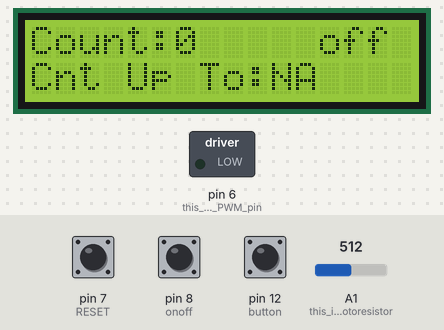
The sketch below on a simulated Arduino Uno, built with avr-gcc and run on an emulated ATmega328P. Parts: 16×2 character LCD, switched loads named in the sketch (green lamp = pin HIGH). Inputs (shaded band) come from the test bench; at power-on: pin 8 (onoff) HIGH, pin 12 (button) HIGH, A1 (this_is_the_photoresistor) = 512, pin 7 (RESET) HIGH.

Above: at 1.2 s.
1.3 s: pin 8 (onoff) pulled LOW for 0.15 s
At 1.4 s:
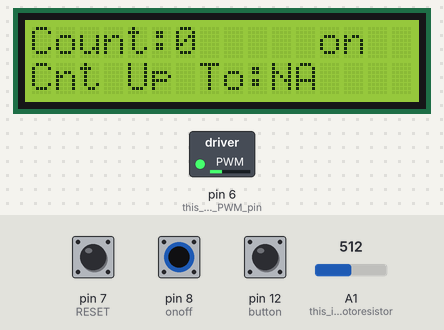
2.9 s: pin 12 (button) pulled LOW for 0.15 s
At 3.2 s:
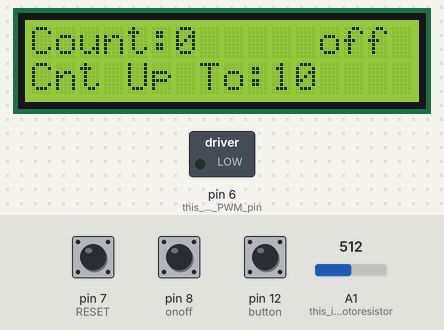
4.5 s: pin 8 (onoff) pulled LOW for 1 s
At 5.2 s:
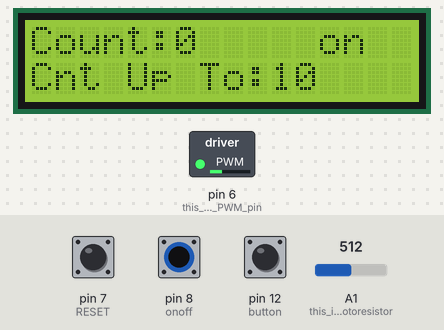
7.0 s: A1 (this_is_the_photoresistor) set to 90
At 7.4 s:
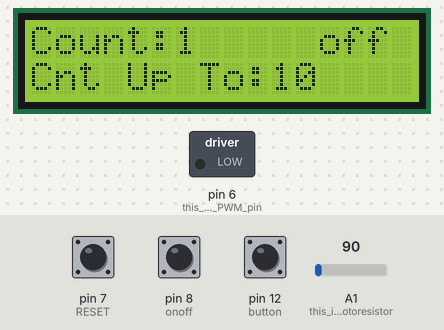
8.5 s: pin 8 (onoff) pulled LOW for 0.15 s
At 9.2 s:
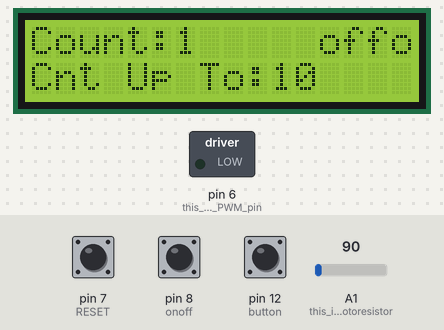
10.1 s: pin 8 (onoff) pulled LOW for 3.2 s
At 11.2 s:
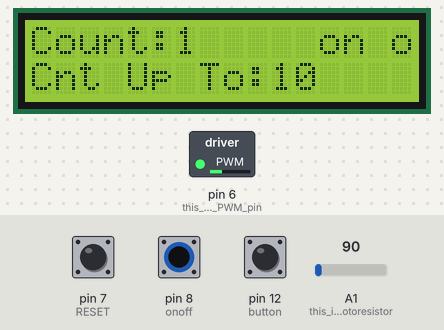
Timing chart, 0 to 14.8 s (numbered marks = the images above; inputs shaded):
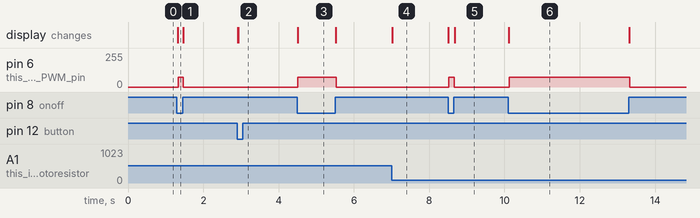

The sketch:

SNAPcounter.ino
```cpp
#include <Pushbutton.h>
#include <Wire.h>
#include <LiquidCrystal_I2C.h>
LiquidCrystal_I2C lcd(0x27, 16, 2);

Pushbutton button(12); //this is the button that determines how many notes to count at a time

#define RESET 7
#define onoff 8

int count=0, triggered = 0, motorlatch=1, countupto=-1, switchlatch=0;
int count1=3;

void setup() {
  lcd.begin();
  lcd.setCursor(0,0);
  lcd.print("Count:");
  lcd.print(count);
  lcd.setCursor(0,1);
  lcd.print("Cnt Up To:NA");

  pinMode(6, OUTPUT); //this is the PWM pin
  pinMode(A1, INPUT); //this is the photoresistor pin
  pinMode(RESET, INPUT_PULLUP);
  pinMode(onoff, INPUT_PULLUP);

}
void loop() {
  lcd.setCursor(0,1);
  lcd.print("Cnt Up To:");
  if(button.getSingleDebouncedPress()){
    count1++;
  }

//this section sets how many notes to count at a time

  if(count1==0){
    countupto=10;
  }
  if(count1==1){
    countupto=20;
  }
  if(count1==2){
    countupto=40;
  }
  if(count1==3){
    countupto=-1;
  }
  if(count1==4){
    count1=0;
  }

  if(count1==3){
    lcd.print("NA");
  }
  else{
    lcd.print(countupto);
  }


  if(motorlatch==0){  //turning motor on/off.  Faster speed=faster wear for adhesive
    analogWrite(6,75);
  }
  else{
    analogWrite(6,0);
  }

  lcd.setCursor(6,0);
  lcd.print(count);
  lcd.print("   ");
  int reading = analogRead(A1);
  if(reading<100){          //when contact with lazer is broken, reading drops
    if(triggered == 0){
      count++;
      triggered = 1;
    }
  }
  if(reading>100){
    triggered = 0;
  }

  if(count == countupto){  //stops the motor if a certain # of notes has been counted
    if(triggered==0){
      motorlatch=1;
      switchlatch=1;
    }
  }
  else{
    switchlatch=0;
  }

  if(digitalRead(RESET)==LOW){
    count=0;
  }

  lcd.setCursor(12,0);
  if(switchlatch==0){              //tells the user if the motor is on or off
    if(digitalRead(onoff)==LOW){
        motorlatch=0;
        lcd.print("on ");
    }
    if(digitalRead(onoff)==HIGH){
        motorlatch=1;
        lcd.print("off");
    }
  }

}
```

Measured:
- after the input at 1.3 s, pin 6 (this_is_the_PWM_pin): 0/255 → 75/255 at once, → 0/255 0.14 s later; the display: changes at once (image 1)
- after the input at 2.9 s, the display: first changes at once (image 2 shows a later state)
- after the input at 4.5 s, pin 6 (this_is_the_PWM_pin): 0/255 → 75/255 at once, → 0/255 1.0 s later; the display: changes at once (image 3)
- after the input at 7.0 s, the display: changes at once (image 4)
- after the input at 8.5 s, pin 6 (this_is_the_PWM_pin): 0/255 → 75/255 at once, → 0/255 0.15 s later; the display: first changes at once (image 5 shows a later state)
- after the input at 10.1 s, pin 6 (this_is_the_PWM_pin): 0/255 → 75/255 at once, → 0/255 3.2 s later; the display: changes at once (image 6)
